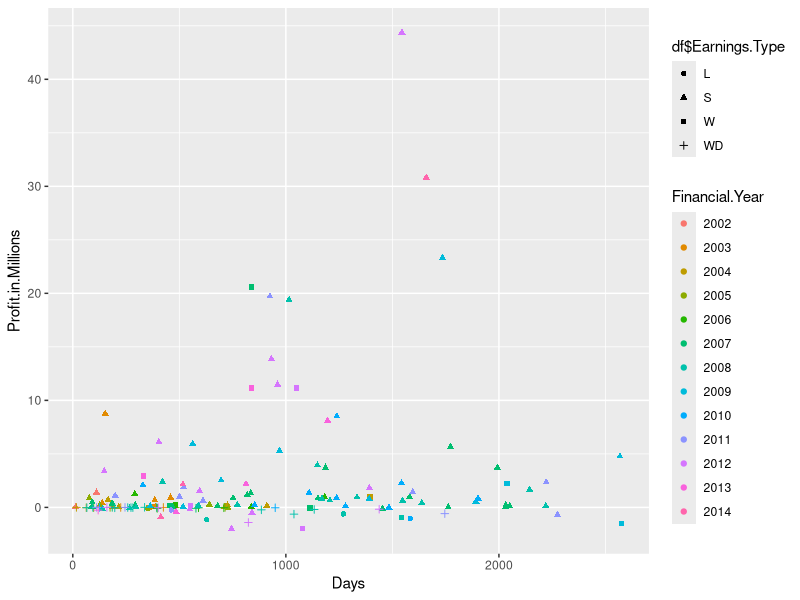
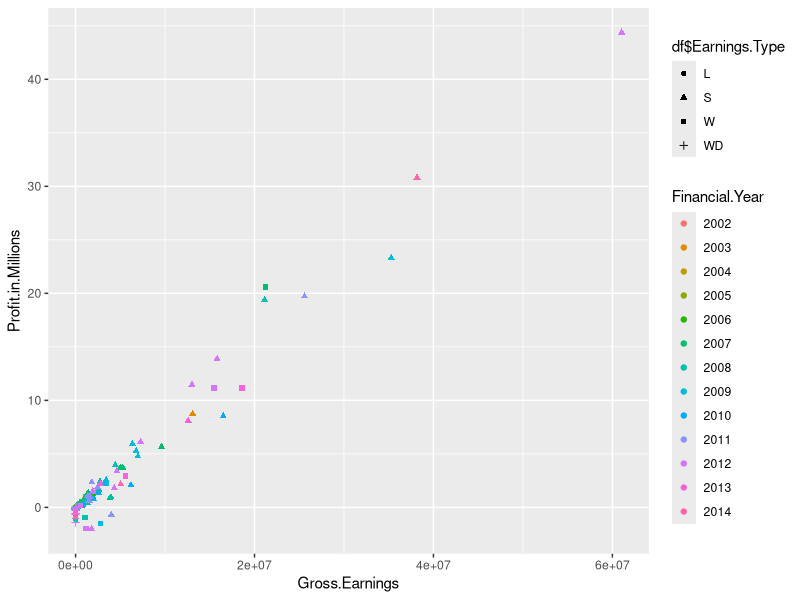
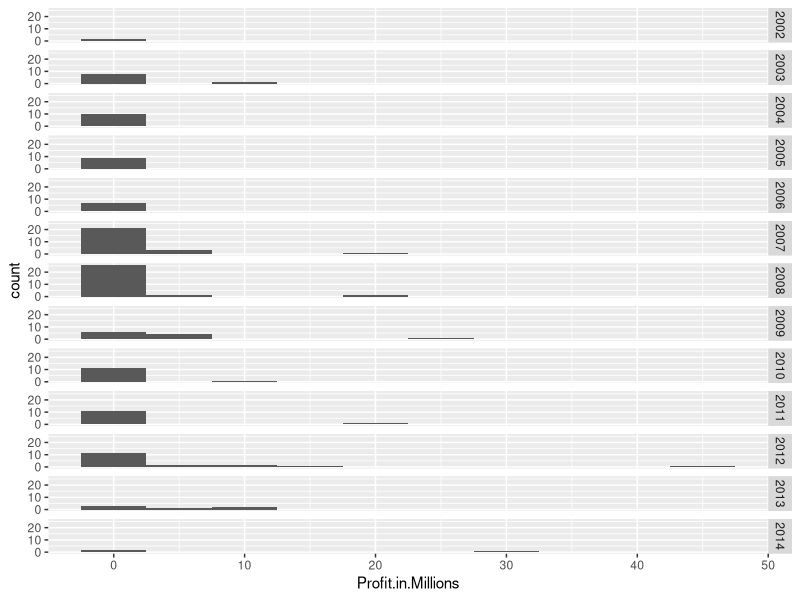
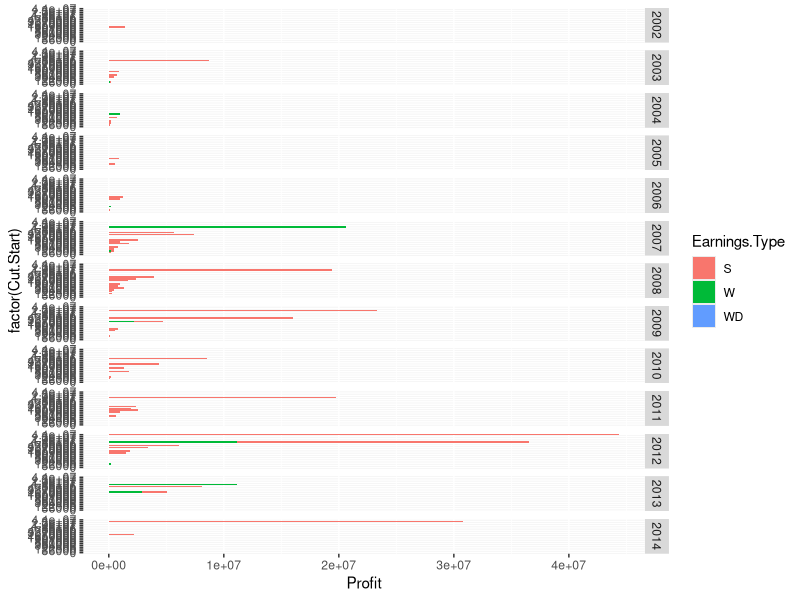
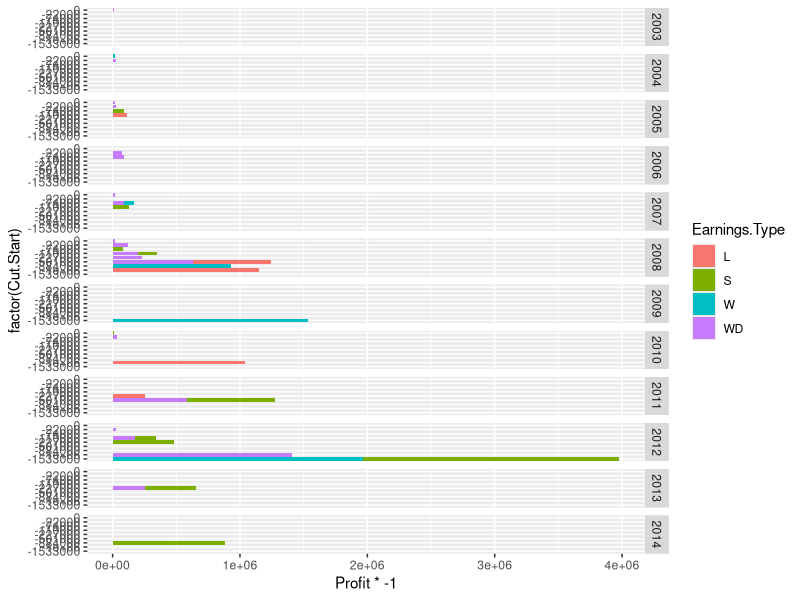
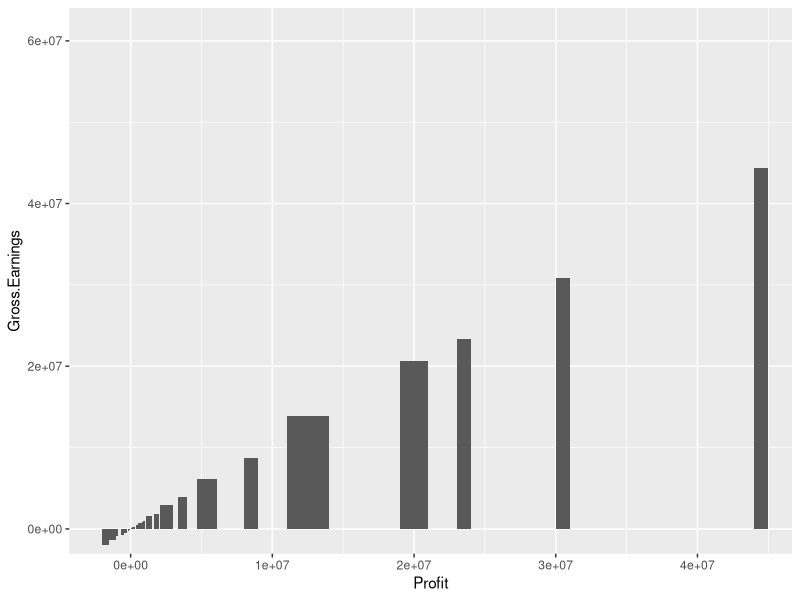
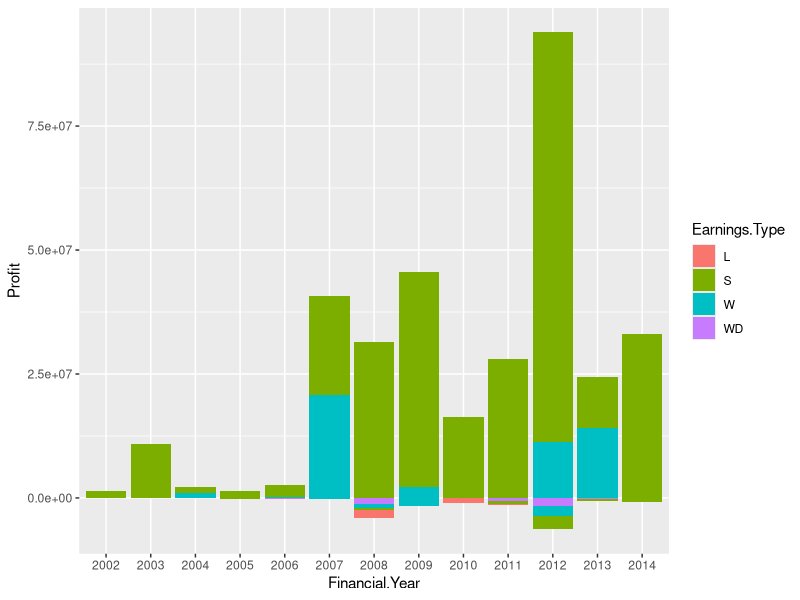

Write R code to recreate these figures, in order. (Note: this script raises an error after producing the figures.)
## ---- chunk 1

require(ggplot2)

## ---- chunk 2
options(stringsAsFactors=F)
#require(plyr)
df=read.csv("20140805_Raw_Data.csv",stringsAsFactors=F) #legacy name
#df=(df[order(df$Profit.in.Millions),])
df$Profit.in.Millions=df$Profit/1e6
df$Opening.Date=as.Date(df$Opening.Date,"%d-%b-%y")
df$Withdrawl.Date=as.Date(df$Withdrawl.Date,"%d-%b-%y")
df$pl="P"
df$pl[df$Profit<=0]="L"
df$Financial.Year=factor(df$Financial.Year,levels=sort(unique(df$Financial.Year)))
str(df)
## ---- chunk 3
require(ggplot2)
require(scales)
gscat=ggplot(df,aes(x=Days,y=Profit.in.Millions,color=Financial.Year,group=df$Earnings.Type))+geom_point(aes(shape=df$Earnings.Type))
print(gscat)
gscat=ggplot(df,aes(x=Gross.Earnings,y=Profit.in.Millions,color=Financial.Year,group=df$Earnings.Type))+geom_point(aes(shape=df$Earnings.Type))
print(gscat)
## ---- chunk 4
ghist=ggplot(df,aes(x=Profit.in.Millions)) + geom_histogram(binwidth=5)+facet_grid(Financial.Year~.)
print(ghist)
## ---- chunk 5
df=df[order(df$Cut.Start,df$Earnings.Type),]
gbar=ggplot(df[df$Profit>0,],aes(x=factor(Cut.Start),y=Profit,fill=Earnings.Type))+geom_bar(stat="identity",)+facet_grid(Financial.Year~.)+coord_flip()
print(gbar)
gbar=ggplot(df[df$Profit<=0,],aes(x=factor(Cut.Start),y=Profit*-1,fill=Earnings.Type))+geom_bar(stat="identity",)+facet_grid(Financial.Year~.)+coord_flip()
print(gbar)
## ---- chunk 6
df$base=0
gspiffy=ggplot(df,aes(x=Profit,y=Gross.Earnings))+geom_rect(xmin=df$Cut.Start,xmax=df$Cut.End,ymin=df$base,ymax=df$Profit)
print(gspiffy)
## ---- chunk 7
df=df[order(df$Financial.Year,df$Earnings.Type,df$Profit),]
gbb=ggplot(df,aes(x=Financial.Year))+
  geom_bar(data = subset(df, Profit>0),aes(y=Profit,fill=Earnings.Type),stat="identity")+
  geom_bar(data = subset(df, Profit<=0),aes(y=Profit,fill=Earnings.Type),stat="identity")
#scale_fill_gradient2(low = muted("red"),mid = "white", high = muted("black"), midpoint = 0,space = "rgb")
#facet_grid(Financial.Year~.)+coord_flip()
print(gbb)

## ---- chunk 8
df=df[order(df$Financial.Year,df$Profit),]
gbb=ggplot(df,aes(x=Financial.Year))+
  geom_bar(data = subset(df, pl=="P"),aes(y=Profit.in.Millions,fill=Profit.in.Millions),stat="identity")+
  geom_bar(data = subset(df, pl=="L"),aes(y=Profit.in.Millions,fill=Profit.in.Millions),stat="identity")+
   scale_y_continuous(labels = comma) +  theme_bw()+
  ylab("Profit - Loss") + 
  geom_hline(yintercept = 0,colour = "black") +
scale_fill_gradient2(low = muted("red"),mid = "white", high = muted("black"), midpoint = 0,space = "rgb")
print(gbb)

## ---- chunk 9
df=df[order(df$Financial.Year,df$Earnings.Type,df$pl),]
gbb3=ggplot(df,aes(x=Financial.Year))+
  geom_bar(data = subset(df, pl=="P"),aes(y=Profit.in.Millions,fill=Earnings.Type),stat="identity")+
  geom_bar(data = subset(df, pl=="L"),aes(y=Profit.in.Millions,fill=Earnings.Type),stat="identity")+
   scale_y_continuous(labels = comma, limits=c(-10,50)) +  theme_bw()+
  ylab("Profit - Loss") + 
  geom_hline(yintercept = 0,colour = "black") 
print(gbb3)

